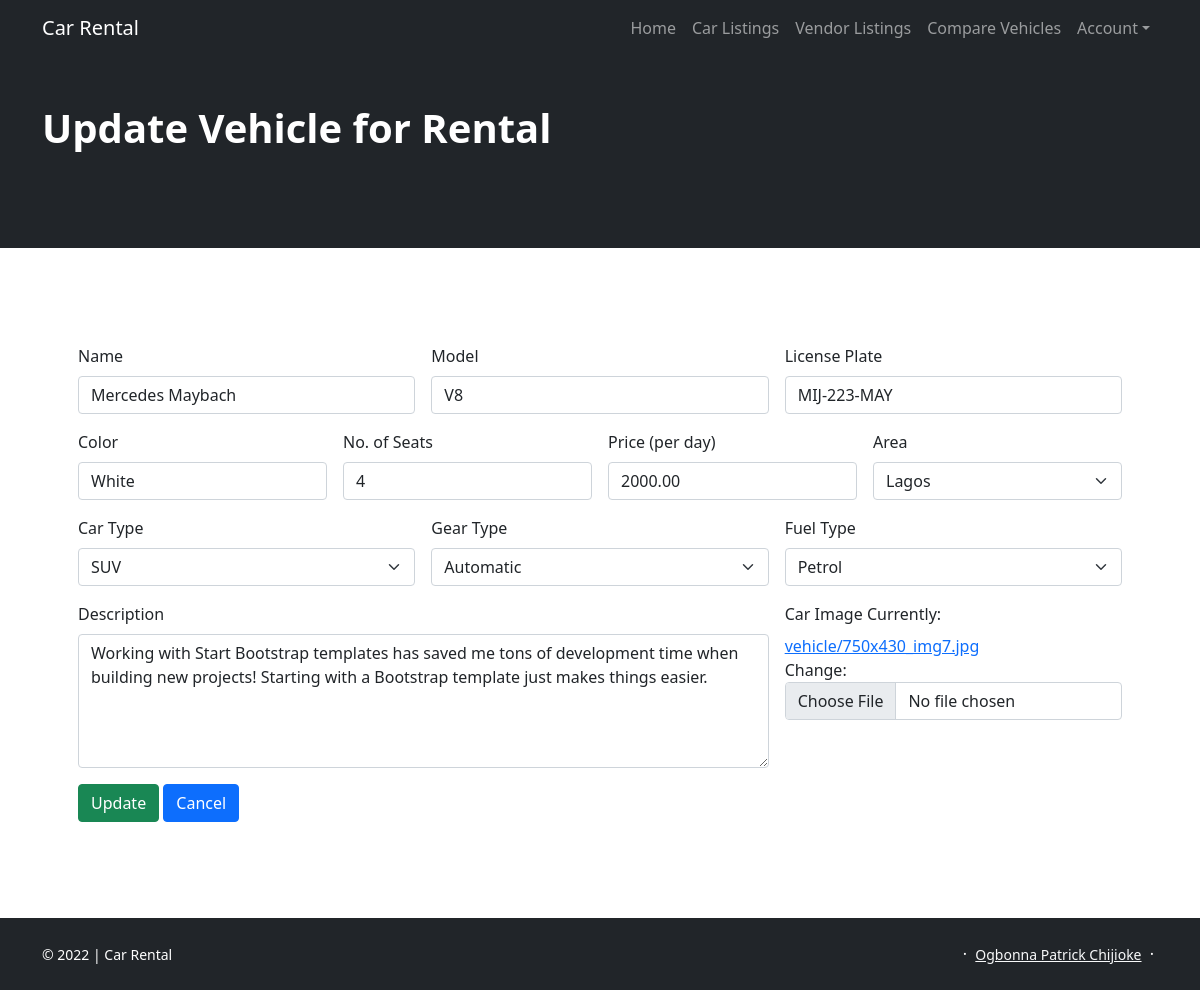
The page /vehicles/2/update/ on the database its author committed.
### vehicle/models.py (models this page shows, shortened)
class Vehicle(models.Model):
    SEDAN = 'SE'
    HATCHBACK = 'HB'
    SUV = 'SU'
    CAR_TYPE_CHOICES = (
        (SEDAN, 'Sedan'),
        (HATCHBACK, 'Hatchback'),
        (SUV, 'SUV'),)
    AUTOMATIC = 'A'
    MANUAL = 'M'
    GEAR_TYPE_CHOICES = (
        (AUTOMATIC, 'Automatic'),
        (MANUAL, 'Manual'),)
    PETROL = 'P'
    GASOLINE = 'G'
    DIESEL = 'D'
    FUEL_TYPE_CHOICES = (
        (PETROL, 'Petrol'),
        (GASOLINE, 'Gasoline'),
        (DIESEL, 'Diesel'),)
    vendor = models.ForeignKey(
        User, on_delete=models.PROTECT, related_name='vendor')
    name = models.CharField(max_length=60)
    model = models.CharField(max_length=10, blank=True)
    color = models.CharField(max_length=20)
    no_of_seats = models.IntegerField()
    description = models.TextField(max_length=5000)
    car_type = models.CharField(max_length=2, choices=CAR_TYPE_CHOICES)
    gear_type = models.CharField(max_length=1, choices=GEAR_TYPE_CHOICES)
    fuel_type = models.CharField(max_length=1, choices=FUEL_TYPE_CHOICES)
    price = models.DecimalField(max_digits=6, decimal_places=2)
    image = models.ImageField(upload_to='vehicle')
    is_available = models.BooleanField(default=True)
    license_plate = models.CharField(max_length=20, unique=True)
    area = models.ForeignKey(Area, on_delete=models.CASCADE)
    created = models.DateTimeField(auto_now_add=True)
    updated = models.DateTimeField(auto_now=True)
    class Meta:
        ordering = ['-created']

### vehicle/views.py (the view)
# urls.py: path('<int:pk>/update/', vehicle_update, name='update'),
def vehicle_update(request, pk):
    vehicle = get_object_or_404(Vehicle, id=pk)
    if request.method == 'POST':
        form = VehicleForm(request.POST, request.FILES, instance=vehicle)
        if form.is_valid():
            form.save()
            messages.success(
                request, "Vehicle data successfully updated.")
            return redirect('vehicle:detail', vehicle.id)
        else:
            messages.warning(
                request, "An error occured, please check below.")
    else:
        form = VehicleForm(instance=vehicle)
    return render(request,
                  'vehicle/form.html',
                  {'form': form, 'create': False, 'vehicle': vehicle})

### vehicle/models.py (called while the page is built)
    def __str__(self):
        return self.city

### templates/vehicle/form.html (shortened to what this page needs)
{% extends "base.html" %}
{% block content %}
<section class="py-5 bg-dark">
    <div class="container">
        <div class="mb-5 text-white">
            <h1 class="fw-bolder">{% if create %}Upload{% else %}Update{% endif %} Vehicle for Rental</h1>
        </div>
    </div>
</section>
<section class="py-5">
    <div class="container px-5 my-5">
        <form class="row g-3" method="post" enctype="multipart/form-data" action="">
          <div class="col-md-4">
            <label for="id_name" class="form-label">Name</label>
            {{ form.name }}
          </div>
          <div class="col-md-4">
            <label for="id_model" class="form-label">Model</label>
            {{ form.model }}
          </div>
          <div class="col-md-4">
            <label for="id_license_plate" class="form-label">License Plate</label>
            {{ form.license_plate }}
          </div>
          <div class="col-3">
            <label for="id_color" class="form-label">Color</label>
            {{ form.color }}
          </div>
          <div class="col-3">
            <label for="id_no_of_seats" class="form-label">No. of Seats</label>
            {{ form.no_of_seats }}
          </div>
          <div class="col-3">
            <label for="id_price" class="form-label">Price (per day)</label>
            {{ form.price }}
          </div>
          <div class="col-3">
            <label for="id_area" class="form-label">Area</label>
            {{ form.area }}
          </div>
          <div class="col-md-4">
            <label for="id_car_type" class="form-label">Car Type</label>
            {{ form.car_type }}
          </div>
          <div class="col-md-4">
            <label for="id_gear_type" class="form-label">Gear Type</label>
            {{ form.gear_type }}
          </div>
          <div class="col-md-4">
            <label for="id_fuel_type" class="form-label">Fuel Type</label>
            {{ form.fuel_type }}
          </div>
          <div class="col-md-8">
            <label for="id_description" class="form-label">Description</label>
            {{ form.description }}
          </div>
          <div class="col-md-4">
            <label for="id_image" class="form-label">Car Image</label>
            {{ form.image }}
          </div>
          <div class="col-12">
            <button type="submit" class="btn btn-success">{% if create %}Upload{% else %}Update{% endif %}</button>
            {% if not create %}<a class="btn btn-primary" href="{% url 'vehicle:detail' vehicle.id %}">Cancel</a>{% endif %}
          </div>
        </form>
    </div>
</section>
{% endblock content %}

### rows shown on the page
Vehicle: name "Mercedes Maybach", model "V8", license_plate "MIJ-223-MAY", color "White", no_of_seats "4", price "2000.00", area "Lagos", car_type "SUV", gear_type "Automatic", fuel_type "Petrol", description "Working with Start Bootstrap templates has saved me tons of development time when building new projects! Starting with a Bootstrap template just makes things easier."
